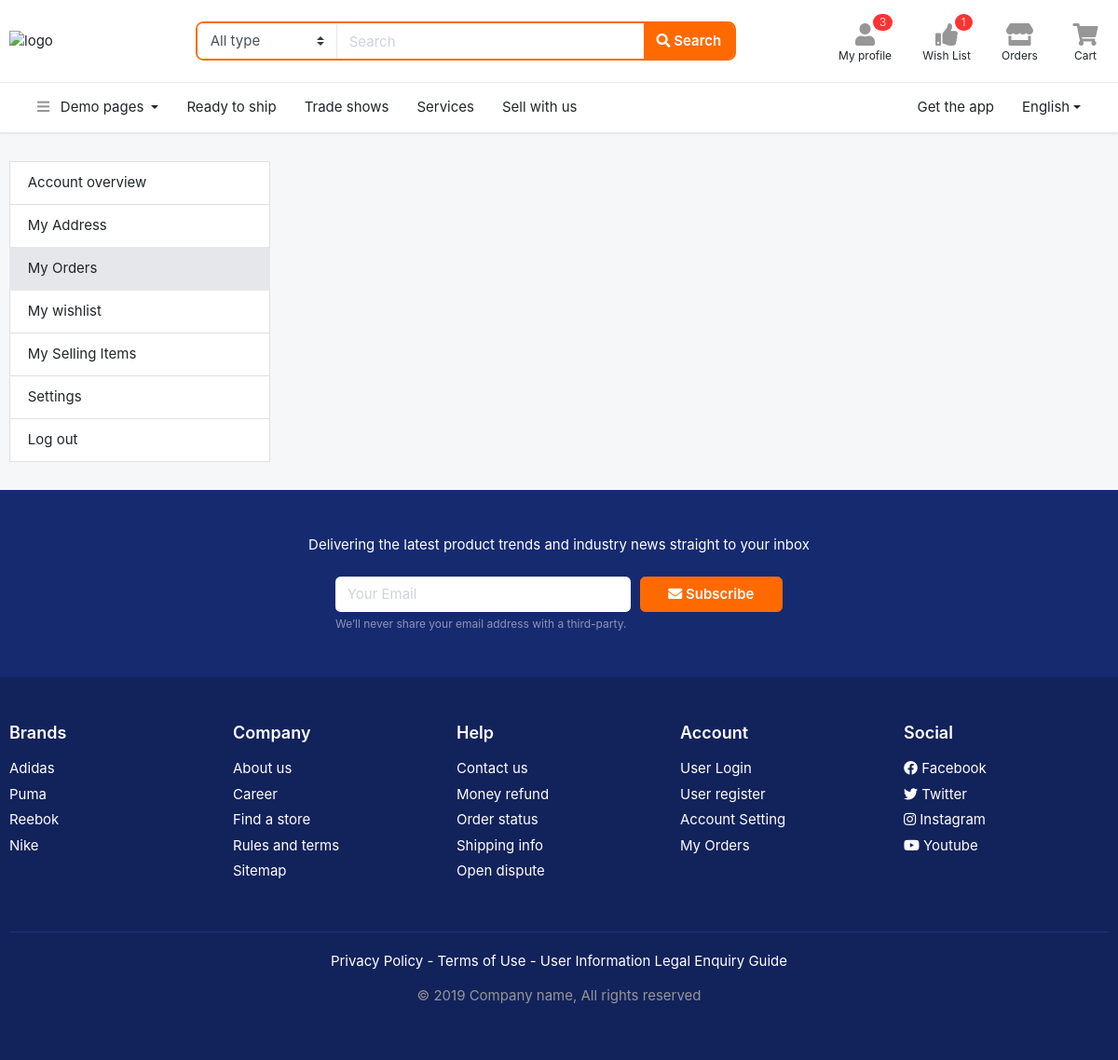
/order/my-orders/ (signed in), run on an earlier commit of the app's database.
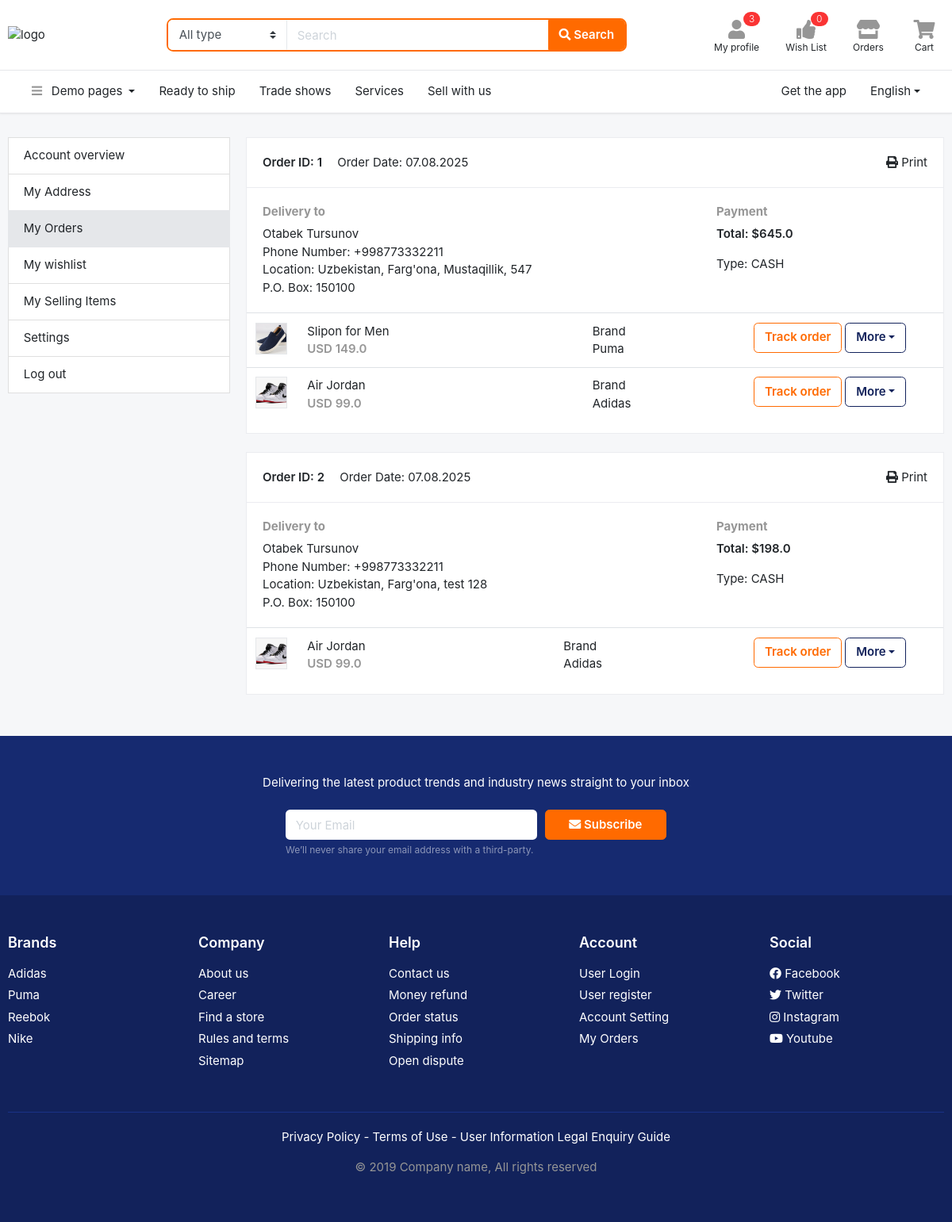
And on a later commit of the database.
### users/models.py (models this page shows, shortened)
class User(AbstractUser):
    class GENDER(models.TextChoices):
        MALE = 'male', 'male'
        FEMALE = 'female', 'female'
    phone = models.CharField(max_length=13, unique=True)
    gender = models.CharField(max_length=10, choices=GENDER.choices, blank=True, null=True)
    city = models.CharField(max_length=50, blank=True, null=True)
    country = models.CharField(max_length=50, blank=True, null=True)
    confirmation_code = models.CharField(max_length=6, blank=True, null=True)
    confirmed = models.BooleanField(default=False)

### order/models.py (models this page shows, shortened)
class Order(models.Model):
    DELIVERY_CHOICES = (
        ('Standard', 'Standard'),
        ('Fast', 'Fast'),
    )
    STATUS_CHOICES = (
        ('Pending', 'Pending'),
        ('In Progress', 'In Progress'),
        ('Delivering', 'Delivering'),
        ('Completed', 'Completed'),
    )
    user = models.ForeignKey(User, on_delete=models.CASCADE)
    first_name = models.CharField(max_length=255)
    last_name = models.CharField(max_length=255)
    phone_number = models.CharField(max_length=13)
    country = models.CharField(max_length=255)
    city = models.CharField(max_length=255)
    address = models.CharField(max_length=255)
    delivery_type = models.CharField(max_length=255, choices=DELIVERY_CHOICES)
    payment_type = models.CharField(max_length=255, default='CASH')
    status = models.CharField(max_length=255, choices=STATUS_CHOICES, default='Pending')
    total_price = models.FloatField(validators=[MinValueValidator(0.0)], blank=True, null=True)
    created_at = models.DateTimeField(auto_now_add=True)

class OrderItem(models.Model):
    order = models.ForeignKey(Order, on_delete=models.CASCADE)
    product = models.ForeignKey(Product, on_delete=models.CASCADE)
    amount = models.PositiveIntegerField()

### main/models.py (models this page shows, shortened)
class Product(models.Model):
    name = models.CharField(max_length=255)
    slug = models.SlugField(max_length=255, unique=True, blank=True, null=True)
    brand = models.CharField(max_length=255, blank=True, null=True)
    price = models.FloatField(validators=[MinValueValidator(0.0)])
    amount = models.PositiveIntegerField(default=1)
    description = models.TextField(blank=True, null=True)
    guarantee = models.CharField(max_length=255, blank=True, null=True)
    delevery_time = models.CharField(max_length=255, blank=True, null=True)
    country = models.CharField(max_length=255, blank=True, null=True)
    rating = models.FloatField(validators=[MinValueValidator(1.0), MaxValueValidator(5.0)], default=5.0)
    views = models.PositiveIntegerField(default=0)
    sub_category = models.ForeignKey(SubCategory, on_delete=models.CASCADE)
    created_at = models.DateTimeField(auto_now_add=True)

class Image(models.Model):
    image = models.ImageField(upload_to='images/', null=True, blank=True)
    product = models.ForeignKey(Product, on_delete=models.CASCADE)

### order/views.py (the view)
# urls.py: path('my-orders/', OrdersView.as_view(), name='orders'),
class OrdersView(LoginRequiredMixin, View):
    def get(self, request):
        orders = Order.objects.filter(user=request.user)
        context = {
            'orders': orders,
        }
        return render(request, 'profile-orders.html', context)

### templates/profile-orders.html (shortened to what this page needs)
{% extends 'base.html' %}
{% block content %}
    <section class="section-content padding-y">
        <div class="container">
            <div class="row">
                <aside class="col-md-3">
                    <nav class="list-group">
                        <a class="list-group-item" href="profile-main.html"> Account overview </a>
                        <a class="list-group-item" href="page-profile-address.html"> My Address </a>
                        <a class="list-group-item active" href="profile-orders.html"> My Orders </a>
                        <a class="list-group-item" href="wishlist.html"> My wishlist </a>
                        <a class="list-group-item" href="page-profile-seller.html"> My Selling Items </a>
                        <a class="list-group-item" href="profile-settings.html"> Settings </a>
                        <a class="list-group-item" href="page-index-1.html"> Log out </a>
                    </nav>
                </aside>
                <main class="col-md-9">
                    {% for order in orders %}
                        <article class="card mb-4">
                            <header class="card-header">
                                <a href="#" class="float-right"> <i class="fa fa-print"></i> Print</a>
                                <strong class="d-inline-block mr-3">Order ID: {{ order.id }}</strong>
                                <span>Order Date: {{ order.created_at|date:"d.m.Y" }}</span>
                            </header>
                            <div class="card-body">
                                <div class="row">
                                    <div class="col-md-8">
                                        <h6 class="text-muted">Delivery to</h6>
                                        <p>{{ order.first_name }} {{ order.last_name }}<br>
                                            Phone Number: {{ order.phone_number }}<br>
                                            Location: {{ order.country }}, {{ order.city }}, {{ order.address }}<br>
                                            P.O. Box: 150100
                                        </p>
                                    </div>
                                    <div class="col-md-4">
                                        <h6 class="text-muted">Payment</h6>
                                        <p>
                                            <span class="b">Total:  ${{ order.total_price }} </span>
                                        </p>
                                        <p>
                                            Type: {{ order.payment_type }}
                                        </p>
                                    </div>
                                </div>
                            </div>
                            <div class="table-responsive">
                                <table class="table table-hover">
                                    <tbody>
                                    {% for order_item in order.orderitem_set.all %}
                                        <tr>
                                            <td width="65">
                                                <img src="{{ order_item.product.image_set.all.first.image.url}}" class="img-xs border">
                                            </td>
                                            <td>
                                                <p class="title mb-0">{{ order_item.product.name }}</p>
                                                <var class="price text-muted">USD {{ order_item.product.price }}</var>
                                            </td>
                                            <td> Brand <br> {{ order_item.product.brand }}</td>
                                            <td width="250"><a href="#" class="btn btn-outline-primary">Track order</a>
                                                <div class="dropdown d-inline-block">
                                                    <a href="#" data-toggle="dropdown"
                                                       class="dropdown-toggle btn btn-outline-secondary">More</a>
                                                </div>
                                            </td>
                                        </tr>
                                    {% endfor %}
                                    </tbody>
                                </table>
                            </div>
                        </article>
                    {% endfor %}
                </main>
            </div>
        </div>
    </section>
{% endblock %}

### templates/base.html (shortened to what this page needs)
<!DOCTYPE HTML>
{% load static %}
<html lang="en">
<head>
<link href="/static/css/bootstrap.css?v=2.0" rel="stylesheet" type="text/css"/>
<link href="/static/fonts/fontawesome/css/all.min.css?v=2.0" type="text/css" rel="stylesheet">
<link href="/static/css/ui.css?v=2.0" rel="stylesheet" type="text/css"/>
<link href="/static/css/responsive.css?v=2.0" rel="stylesheet" type="text/css" />
</head>
<body>
<header class="section-header">
<section class="header-main border-bottom">
	<div class="container">
		<div class="row align-items-center">
			<div class="col-xl-2 col-lg-3 col-md-12">
				<a href="{% url 'home' %}" class="brand-wrap">
					<img class="logo" src="/static/images/logo.png" alt="logo">
				</a>
			</div>
			<div class="col-xl-6 col-lg-5 col-md-6">
				<form action="#" class="search-header">
					<div class="input-group w-100">
						<select class="custom-select border-right"  name="category_name">
								<option value="">All type</option><option value="codex">Special</option>
						</select>
					    <input type="text" class="form-control" placeholder="Search">
					    <div class="input-group-append">
					      <button class="btn btn-primary" type="submit">
					        <i class="fa fa-search"></i> Search
					      </button>
					    </div>
				    </div>
				</form>
			</div>
			<div class="col-xl-4 col-lg-4 col-md-6">
				<div class="widgets-wrap float-md-right">
					<div class="widget-header mr-3">
						<a href="{% url 'profile' %}" class="widget-view">
							<div class="icon-area">
								<i class="fa fa-user"></i>
								<span class="notify">3</span>
							</div>
							<small class="text"> My profile </small>
						</a>
					</div>
					<div class="widget-header mr-3">
						<a href="{% url 'wishlist' %}" class="widget-view">
							<div class="icon-area">
								<i class="fa fa-thumbs-up"></i>
								<span class="notify">{{ request.user.favorite_set.count }}</span>
							</div>
							<small class="text"> Wish List </small>
						</a>
					</div>
					<div class="widget-header mr-3">
						<a href="{% url 'orders' %}" class="widget-view">
							<div class="icon-area">
								<i class="fa fa-store"></i>
							</div>
							<small class="text"> Orders </small>
						</a>
					</div>
					<div class="widget-header">
						<a href="{% url 'my-cart' %}" class="widget-view">
							<div class="icon-area">
								<i class="fa fa-shopping-cart"></i>
							</div>
							<small class="text"> Cart </small>
						</a>
					</div>
				</div>
			</div>
		</div>
	</div>
</section>
<nav class="navbar navbar-main navbar-expand-lg border-bottom">
<div class="container">
	<div class="collapse navbar-collapse" id="main_nav">
	<ul class="navbar-nav">
		<li class="nav-item dropdown">
			<a class="nav-link dropdown-toggle" data-toggle="dropdown" href="#"> <i class="fa fa-bars text-muted mr-2"></i> Demo pages </a>
		</li>
		<li class="nav-item">
			<a class="nav-link" href="#">Ready to ship</a>
		</li>
		<li class="nav-item">
		<a class="nav-link" href="#">Trade shows</a>
		</li>
		<li class="nav-item">
		<a class="nav-link" href="#">Services</a>
		</li>
		<li class="nav-item">
		<a class="nav-link" href="#">Sell with us</a>
		</li>
	</ul>
	<ul class="navbar-nav ml-md-auto">
			<li class="nav-item">
			<a class="nav-link" href="#">Get the app</a>
		</li>
		<li class="nav-item dropdown">
			<a class="nav-link dropdown-toggle" href="http://example.com" data-toggle="dropdown">English</a>
		</li>
		</ul>
	</div>
</div>
</nav>
</header>
{% block content %}
{% endblock %}
<section class="section-subscribe padding-y-lg">
<div class="container">
<p class="pb-2 text-center text-white">Delivering the latest product trends and industry news straight to your inbox</p>
<div class="row justify-content-md-center">
	<div class="col-lg-5 col-md-6">
<form class="form-row">
		<div class="col-md-8 col-7">
		<input class="form-control border-0" placeholder="Your Email" type="email">
		</div>
		<div class="col-md-4 col-5">
		<button type="submit" class="btn btn-block btn-warning"> <i class="fa fa-envelope"></i> Subscribe </button>
		</div>
</form>
<small class="form-text text-white-50">We’ll never share your email address with a third-party. </small>
	</div>
</div>
</div>
</section>
<footer class="section-footer bg-secondary">
	<div class="container">
		<section class="footer-top padding-y-lg text-white">
			<div class="row">
				<aside class="col-md col-6">
					<h6 class="title">Brands</h6>
					<ul class="list-unstyled">
						<li> <a href="#">Adidas</a></li>
						<li> <a href="#">Puma</a></li>
						<li> <a href="#">Reebok</a></li>
						<li> <a href="#">Nike</a></li>
					</ul>
				</aside>
				<aside class="col-md col-6">
					<h6 class="title">Company</h6>
					<ul class="list-unstyled">
						<li> <a href="#">About us</a></li>
						<li> <a href="#">Career</a></li>
						<li> <a href="#">Find a store</a></li>
						<li> <a href="#">Rules and terms</a></li>
						<li> <a href="#">Sitemap</a></li>
					</ul>
				</aside>
				<aside class="col-md col-6">
					<h6 class="title">Help</h6>
					<ul class="list-unstyled">
						<li> <a href="#">Contact us</a></li>
						<li> <a href="#">Money refund</a></li>
						<li> <a href="#">Order status</a></li>
						<li> <a href="#">Shipping info</a></li>
						<li> <a href="#">Open dispute</a></li>
					</ul>
				</aside>
				<aside class="col-md col-6">
					<h6 class="title">Account</h6>
					<ul class="list-unstyled">
						<li> <a href="#"> User Login </a></li>
						<li> <a href="#"> User register </a></li>
						<li> <a href="#"> Account Setting </a></li>
						<li> <a href="#"> My Orders </a></li>
					</ul>
				</aside>
				<aside class="col-md">
					<h6 class="title">Social</h6>
					<ul class="list-unstyled">
						<li><a href="#"> <i class="fab fa-facebook"></i> Facebook </a></li>
						<li><a href="#"> <i class="fab fa-twitter"></i> Twitter </a></li>
						<li><a href="#"> <i class="fab fa-instagram"></i> Instagram </a></li>
						<li><a href="#"> <i class="fab fa-youtube"></i> Youtube </a></li>
					</ul>
				</aside>
			</div>
		</section>
		<section class="footer-bottom text-center">
				<p class="text-white">Privacy Policy - Terms of Use - User Information Legal Enquiry Guide</p>
				<p class="text-muted"> &copy 2019 Company name, All rights reserved </p>
				<br>
		</section>
	</div>
</footer>
</body>
</html>

### static/css/ui.css (style rules this page uses)
html { font-family:'Inter', sans-serif;font-size:15px }
.img-xs,.img-sm,.img-md,.img-lg { -o-object-fit:cover;object-fit:cover;-ms-flex-negative:0;flex-shrink:0;-webkit-box-flex:0;-ms-flex-positive:0;flex-grow:0 }
.img-xs { width:40px;height:40px }
.padding-y { padding-top:30px;padding-bottom:30px }
.padding-y-lg { padding-top:48px;padding-bottom:48px }
var { font-style:normal }
article:after,.form-group:after { display:block;clear:both;content:"" }
.b { font-weight:600 }
p:last-child { margin-bottom:0 }
.section-header { background-color:#fff;-webkit-box-shadow:0 0 3px rgba(51,51,51,0.15);box-shadow:0 0 3px rgba(51,51,51,0.15) }
.header-main { position:relative;padding-top:1rem;padding-bottom:1rem }
.brand-wrap .logo,.navbar-brand .logo { margin-right:7px;max-height:34px;display:inline-block }
.search-header { border:2px solid #ff6a00;border-radius:.55rem }
.search-header .form-control,.search-header .custom-select { border-color:transparent }
.search-header select { -ms-flex-preferred-size:150px !important;flex-basis:150px !important;-webkit-box-flex:0 !important;-ms-flex-positive:0 !important;flex-grow:0 !important }
.widget-header { display:inline-block;vertical-align:middle;position:relative }
.widget-header .widget-view { padding:5px 7px;display:inline-block;position:relative;text-align:center }
.widget-header .icon-area { font-size:24px;display:inline-block;width:36px;height:30px;color:#969696 }
.widget-header .icon-area .notify { position:absolute;top:0px;right:8% }
.widget-header .text { max-width:80px;overflow:hidden;text-overflow:ellipsis;white-space:nowrap;display:block;line-height:1.2 }
.widget-header a { color:#212529 }
.section-footer ul li { margin-bottom:5px }
.section-footer ul a { color:inherit }
.section-footer .title { font-weight:600;margin-bottom:16px;font-size:18px }
.footer-bottom { padding-top:20px;padding-bottom:20px;border-top:1px solid #1a3286 }
[class*="list-"] li:after { visibility:hidden;display:block;content:"";overflow:hidden;height:0;clear:both }
.notify { position:absolute;top:-4px;right:-10px;display:inline-block;padding:.25em .6em;font-size:12px;line-height:1;text-align:center;font-weight:300;border-radius:3rem;color:#fff;background-color:#fa3434 }
.price { font-weight:600;color:#212529 }
body { background-color:#f6f7f9 }
.section-subscribe { background-color:#162a70 }

What changed in the data, as far as the page shows it:
changed User: user.favorite_set.count "1" → "0"
added Order: id "1", created_at "07.08.2025", first_name "Otabek", last_name "Tursunov", phone_number "+998773332211", country "Uzbekistan", city "Farg'ona", address "Mustaqillik, 547", total_price "645.0", payment_type "CASH"
added OrderItem: product.image_set.all.first.image (picture), product.name "Slipon for Men", product.price "149.0", product.brand "Puma", shown under "1"
added OrderItem: product.image_set.all.first.image (picture), product.name "Air Jordan", product.price "99.0", product.brand "Adidas", shown under "1"
added Order: id "2", created_at "07.08.2025", first_name "Otabek", last_name "Tursunov", phone_number "+998773332211", country "Uzbekistan", city "Farg'ona", address "test 128", total_price "198.0", payment_type "CASH"
added OrderItem: product.image_set.all.first.image (picture), product.name "Air Jordan", product.price "99.0", product.brand "Adidas", shown under "2"
